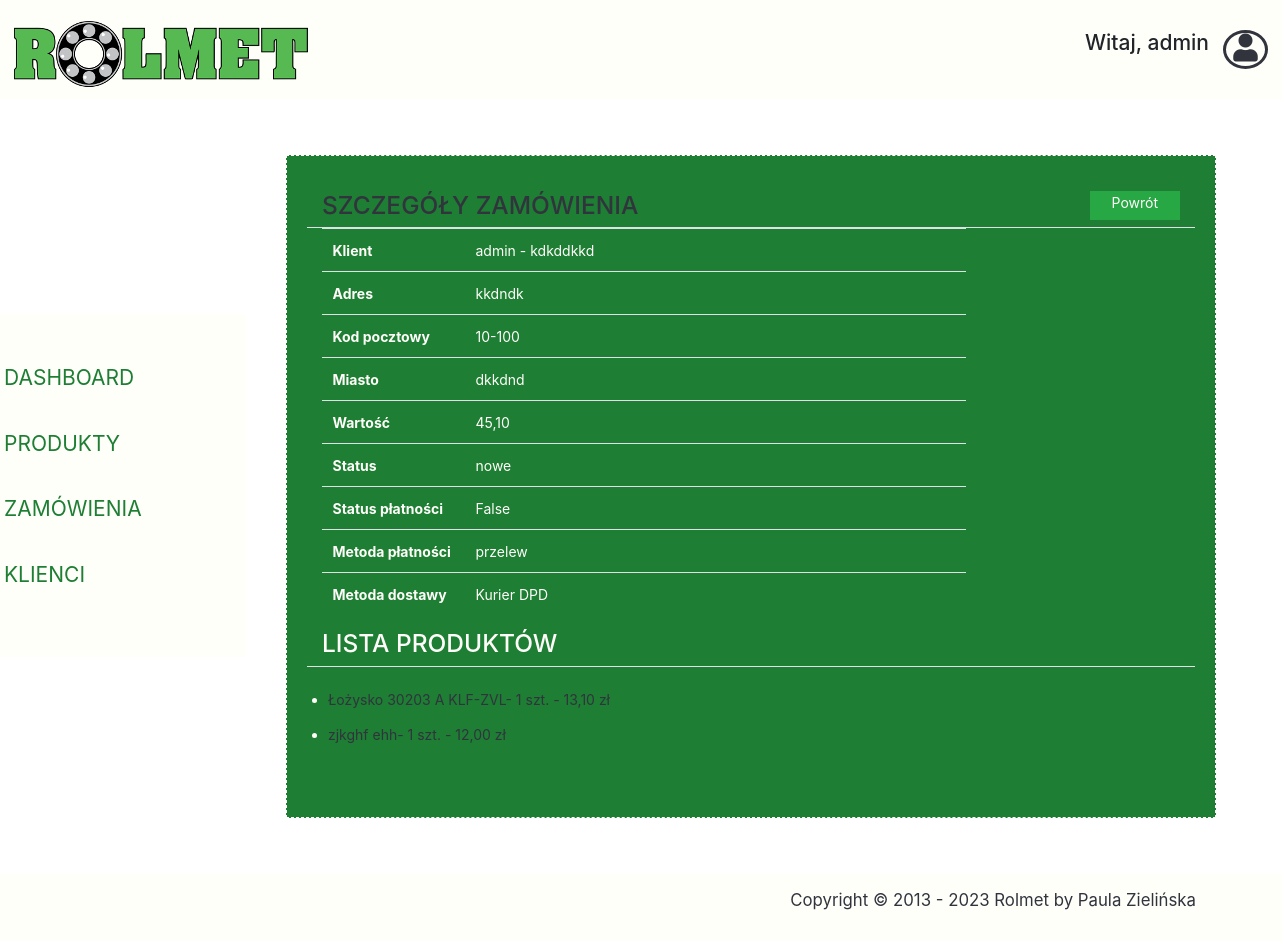
Screenshot of /order/25/ (signed in) with the database file from the repository.
### account/models.py (models this page shows)
class UserBase(AbstractBaseUser, PermissionsMixin):
    email = models.EmailField(_('email address'), unique=True)
    user_name = models.CharField(max_length=150, unique=True)
    first_name = models.CharField(max_length=100, blank=True)
    last_name = models.CharField(max_length=150, blank=True)
    address = models.CharField(max_length=150, blank=True)
    postal_code = models.CharField(max_length=20, blank=True)
    city = models.CharField(max_length=150, blank=True)
    created = models.DateTimeField(auto_now_add=True)
    updated = models.DateTimeField(auto_now=True)
    is_active = models.BooleanField(default=False)
    is_staff = models.BooleanField(default=False)
    objects = CustomAccountManager()
    USERNAME_FIELD = 'email'
    REQUIRED_FIELDS = ['user_name']
    class Meta:
        verbose_name = "Accounts"
        verbose_name_plural = "Accounts"
    def __str__(self):
        return self.user_name

### orders/models.py (models this page shows, shortened)
class Order(models.Model):
    DELIVERY = (
        ('1', "Poczta Polska"),
        ('2', "Kurier"),
        ('3', 'INPOST'),
    )
    PAYMENT = (
        ('1', "przelew"),
        ('2', "za pobraniem"),
    )
    STATUES = (
        ('1', 'nowe'),
        ('2', 'opłacone'),
        ('3', 'w trakcie przygotowania'),
        ('4', 'gotowe do wysłania'),
        ('5', 'wysłane'),
        ('6', 'zakończone'),
    )
    user = models.ForeignKey(settings.AUTH_USER_MODEL, on_delete=models.CASCADE, related_name='order_user')
    full_name = models.CharField(max_length=150)
    address1 = models.CharField(max_length=150)
    address2 = models.CharField(max_length=150, blank=True, null=True)
    city = models.CharField(max_length=100)
    phone = models.CharField(max_length=100, blank=True, null=True)
    post_code = models.CharField(max_length=20)
    total_paid = models.DecimalField(max_digits=10, decimal_places=2)
    created = models.DateTimeField(auto_now_add=True)
    updated = models.DateTimeField(auto_now=True)
    status = models.CharField(default="1", choices=STATUES)
    billing_status = models.BooleanField(default=False)
    payment_method = models.CharField(choices=PAYMENT)
    delivery_method = models.CharField(choices=DELIVERY)
    class Meta:
        ordering = ('-created',)

class OrderItem(models.Model):
    order = models.ForeignKey(Order, related_name='items', on_delete=models.CASCADE)
    product = models.ForeignKey(Product, related_name='items', on_delete=models.CASCADE)
    price = models.DecimalField(max_digits=10, decimal_places=2)
    quantity = models.PositiveIntegerField(default=1)

### shoprolmet/models.py (models this page shows)
class Product(models.Model):
    category = models.ForeignKey(Category, related_name='product',
                                 on_delete=models.CASCADE)
    name = models.CharField(max_length=200, db_index=True)
    slug = models.SlugField(db_index=True)
    image = models.ImageField(default='images/lozysko-mgk.jpg', upload_to='images/')
    description = models.CharField(max_length=200)
    width = models.PositiveIntegerField()
    producent = models.CharField(max_length=200, db_index=True)
    price = models.DecimalField(max_digits=10, decimal_places=2)
    stock = models.PositiveIntegerField()
    available = models.BooleanField(default=True)
    created = models.DateTimeField(auto_now_add=True)
    updated = models.DateTimeField(auto_now=True)
    created_by = models.ForeignKey(settings.AUTH_USER_MODEL,
                                   on_delete=models.CASCADE,
                                   related_name='employee')
    class Meta:
        ordering = ('-created',)
        verbose_name_plural = 'Products'
    def __str__(self):
        return self.name

### shoprolmet/views.py (the view)
# urls.py: path('order/<int:order_id>/', staff_member_required(OrderView.as_view())),
class OrderView(View):
    def get(self, request, order_id):
        order = get_object_or_404(Order, id=order_id)
        order_items = OrderItem.objects.all().filter(order=order_id)
        context = {'order': order,
                   'order_items': order_items}
        return render(request, "order-details.html", context=context)

### cart/context_processors.py (called while the page is built)
def cart(request):
    return {'cart': Cart(request)}

### shoprolmet/templates/order-details.html (shortened to what this page needs)
{% extends "__dashboardbase__.html" %}
{% block content %}
    <div class="dashboard-content border-dashed p-3 m-4 view-height">
                <div class="mt-4 ml-4 mr-4">
                    <div class="row border-bottom border-3">
                        <div class="col">
                            <h3 class="color-header text-uppercase">
                                Szczegóły zamówienia</h3>
                        </div>
                        <div class="col d-flex justify-content-end mb-2"><a
                                href="/orders/list/"
                                class="btn btn-color rounded-0 pt-0 pb-0 pr-4 pl-4">Powrót</a>
                        </div>
                    </div>
                    <table class="table borderless">
                        <tbody>
                        <tr class="d-flex">
                            <th scope="row" class="col-2">Klient</th>
                            <td class="col-7">
                                {{ order.user }} - {{ order.full_name }}
                            </td>
                        </tr>
                        <tr class="d-flex">
                            <th scope="row" class="col-2">Adres</th>
                            <td class="col-7">
                                {{ order.address1 }} {{ order.address2 }}
                            </td>
                        </tr>
                        <tr class="d-flex">
                            <th scope="row" class="col-2">Kod pocztowy</th>
                            <td class="col-7">
                                {{ order.post_code }}
                            </td>
                        </tr>
                        <tr class="d-flex">
                            <th scope="row" class="col-2">Miasto</th>
                            <td class="col-7">
                                {{ order.city }}
                            </td>
                        </tr>
                        <tr class="d-flex">
                            <th scope="row" class="col-2">Wartość</th>
                            <td class="col-7">
                                {{ order.total_paid }}
                            </td>
                        </tr>
                        <tr class="d-flex">
                            <th scope="row" class="col-2">Status</th>
                            <td class="col-7">
                                {{ order.get_status_display }}
                            </td>
                        </tr>
                        <tr class="d-flex">
                            <th scope="row" class="col-2">Status płatności</th>
                            <td class="col-7">
                                {{ order.billing_status }}
                            </td>
                        </tr>
                        <tr class="d-flex">
                            <th scope="row" class="col-2">Metoda płatności</th>
                            <td class="col-7">
                                {{ order.get_payment_method_display }}
                            </td>
                        </tr>
                        <tr class="d-flex">
                            <th scope="row" class="col-2">Metoda dostawy</th>
                            <td class="col-7">
                                {{ order.get_delivery_method_display }}
                            </td>
                        </tr>
                        </tbody>
                    </table>
                    <div class="row d-flex">
                        <div class="col-12 border-bottom border-3"><h3
                                class="text-uppercase">Lista produktów</h3></div>
                        <div class="col-2"></div>
                    </div>
                    <div class="row d-flex">
                        <div class="col-12 p-4">
                            {% for order_item in order_items %}
                                <ul>
                                <li><a class="text-color-lighter" href="/product/{{ order_item.id }}/" >
                                {{ order_item.product }} {{ order_item.product.description }}- {{ order_item.quantity }} szt. - {{ order_item.price }} zł</a></li>
                                </ul>
                            {% endfor %}
                        </div>
                    </div>
                </div>
    </div>
{% endblock content %}

### shoprolmet/templates/__dashboardbase__.html (shortened to what this page needs)
{% load static %}
<!DOCTYPE html>
<html lang="en">
<head>
    <link rel="stylesheet" type="text/css" href="{% static 'css/style.css' %}">
    <link rel="stylesheet" href="https://use.fontawesome.com/releases/v5.5.0/css/all.css">
    <link rel="stylesheet" href="https://stackpath.bootstrapcdn.com/bootstrap/4.1.3/css/bootstrap.min.css"
>
</head>
<body>
    <header class="page-header">
        <nav class="navbar navbar-expand-lg justify-content-between">
            <a href="/main/" class="navbar-brand main-logo main-logo-smaller justify-content-left">
                <img src="/static/images/rolmet-logo.png" alt="logo"></a>
            <div class="d-flex justify-content-end">
                <h4 class="mr-3">Witaj, {{ user.first_name }}</h4>
                <div class="circle-div text-center"><i class="fas fa-user icon-user"></i></div>
            </div>
        </nav>
    </header>
    <section class="dashboard-section">
        <table>
            <td>
                <div class="row dashboard-nowrap">
                    <ul class="nav flex-column long-bg padding-small text-uppercase">
                        <li class="nav-item">
                            <a class="nav-link" href="/main/">
                                <span>Dashboard</span>
                            </a>
                        </li>
                        <li class="nav-item">
                            <a class="nav-link" href="/products/list/">
                                <span>Produkty</span>
                            </a>
                        </li>
                        <li class="nav-item">
                            <a class="nav-link" href="/orders/list/">
                                <span>Zamówienia</span>
                            </a>
                        </li>
                        <li class="nav-item">
                            <a class="nav-link" href="/customers/list/">
                                <span>Klienci</span>
                            </a>
                        </li>
                    </ul>
                </div>
            </td>
            <td>
                    <div class="m-4 p-3 text-color-darker width-max">
{% block content %}{% endblock content %}
                    </div>
            </td>
        </table>
    </section>
    <footer class="footer-section pt-3 pb-3">
        <div class="container text-right">
            <p class="text-color-lighter">
                Copyright © 2013 - 2023 Rolmet by Paula Zielińska
            </p>
        </div>
    </footer>
</body>
</html>

### static/css/style.css (style rules this page uses)
:root { --link-color: #31343d; --light-link-color: #1e7e34; --background-color: #fffffa; --lighter-background-color: #fffffa; --lighter-text-color: #31343d; --dark-text: #000000; --blue: #007bff; --yellow: #ffc107; --green: #1e7e34; font-size: 14px; }
* { margin: 0; padding: 0; box-sizing: border-box; }
html { min-height: 90%; }
body { font-family: "Open Sans", sans-serif; font-weight: 400; }
p { font-size: 1.2rem; }
.btn-color { background-color: var(--green); color: #fffffa; font-weight: 600; font-size: 20px; padding: 8px 18px; }
.border-dashed { border: .5px dashed var(--lighter-background-color); background: var(--light-link-color); }
.borderless td, .borderless th { border: none; }
.border-3 { border-width:3px !important; border-bottom-color: #fffffa !important; }
.view-height { min-height: 82.9vh; }
.text-color-darker { color: var(--background-color); }
.text-color-lighter { color: var(--lighter-text-color); }
.color-header { color: var(--link-color); }
.width-max { width: 1000px; }
.padding-small { padding: 40px 0; }
.page-header { background: var(--background-color); }
.nav-link { color: var(--light-link-color)!important; font-size: 1.1rem; }
.main-logo { font-family: "Charmonman", cursive; display: inline-block; color: var(--light-link-color)!important; margin-top: 10px; font-size: 2.7rem; font-weight: 600; }
.main-logo-smaller { font-size: 2rem; }
.footer-section { background: var(--background-color); }
.dashboard-nowrap { flex-wrap: nowrap; margin: 0; }
.long-bg { background: #fffffa; display: inline-block; vertical-align: top; min-height: 100%; }
.dashboard-section .nav-item { display: block; width: 260px; margin-bottom: 20px; }
.dashboard-section .nav-item .nav-link { display: flex; align-items: center; justify-content: space-between; }
.dashboard-section .nav-item a { font-size: 1.5rem; border-left: 5px solid transparent; }
.circle-div { border: 3px solid var(--link-color); border-radius: 50%; height: 39px; width: 45px; padding-top: 1px; }
.icon-user { font-size: 2rem; color: var(--link-color); }
.dashboard-content { margin-top: 20px; }

### rows the page displays
UserBase: first_name "admin"
Order: user "admin", full_name "kdkddkkd", address1 "kkdndk", post_code "10-100", city "dkkdnd", total_paid "45,10", status "nowe", billing_status "False", payment_method "przelew", delivery_method "Kurier DPD"
OrderItem: product "Łożysko", product.description "30203 A KLF-ZVL", quantity "1", price "13,10"
OrderItem: product "zjkghf", product.description "ehh", quantity "1", price "12,00"
